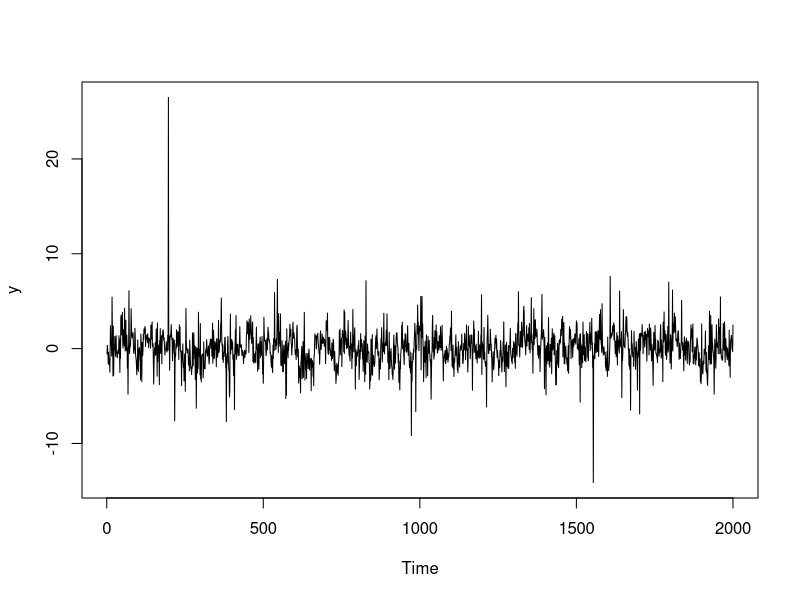
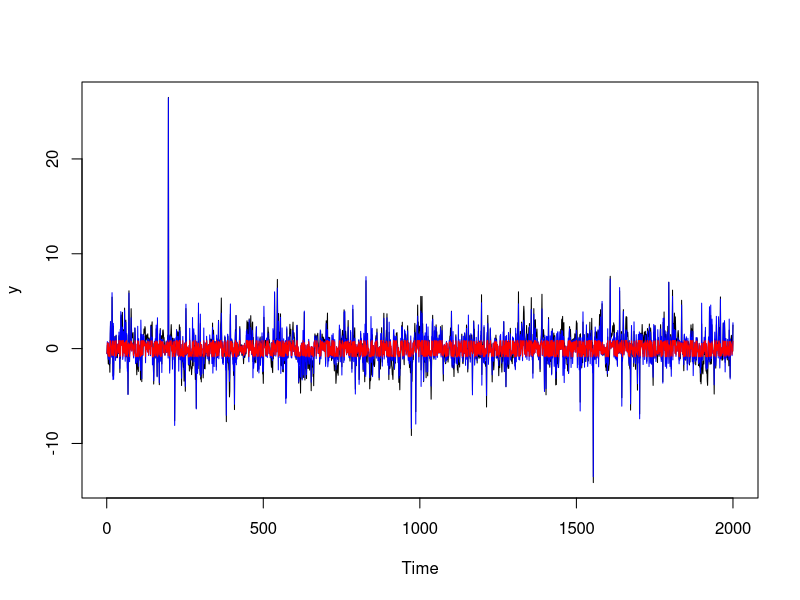
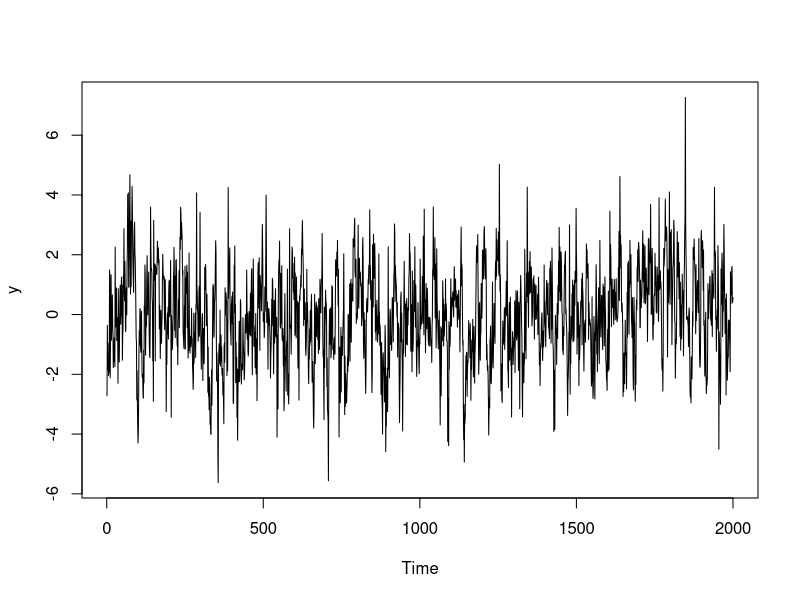
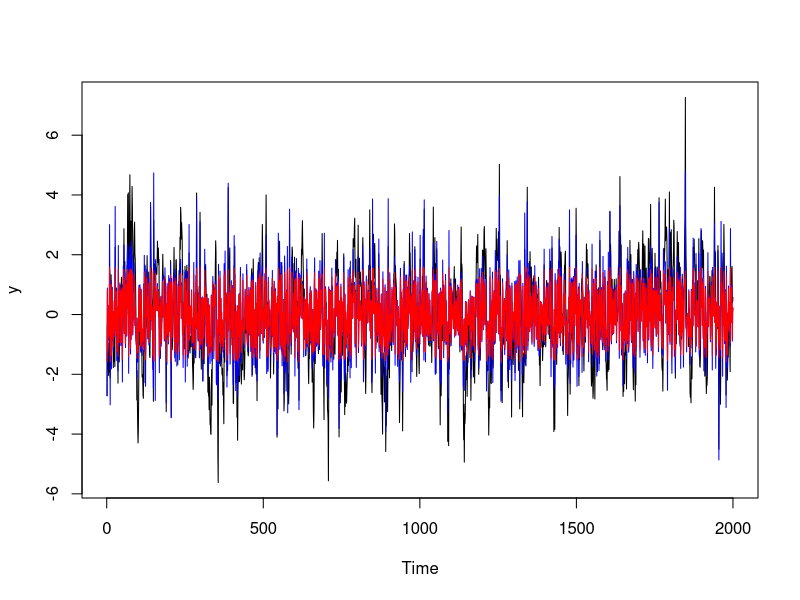
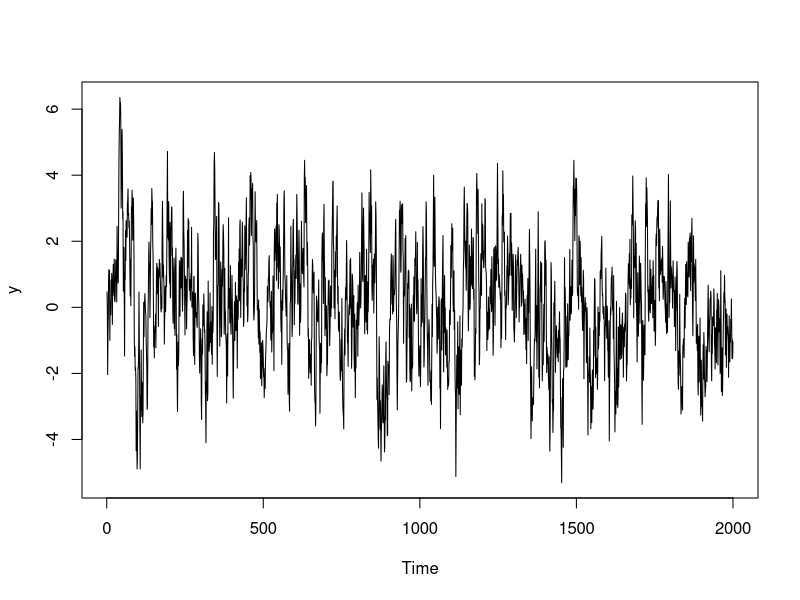
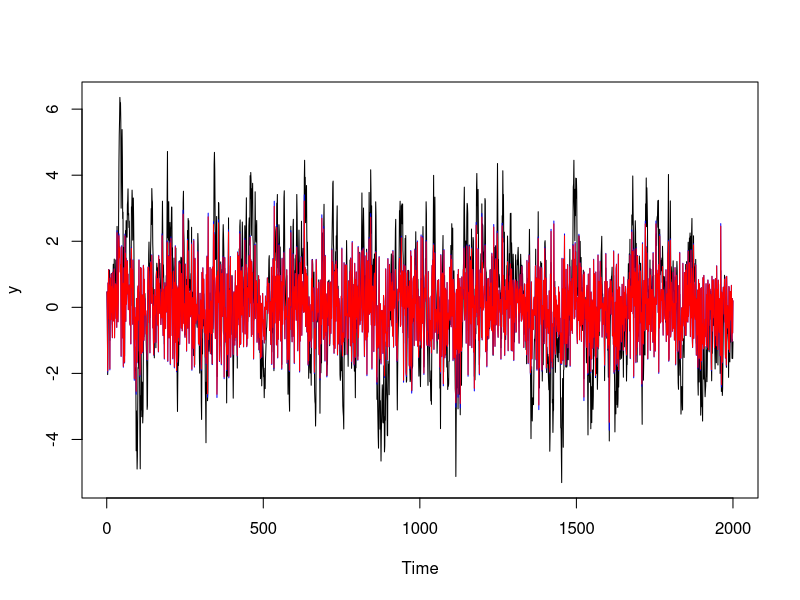
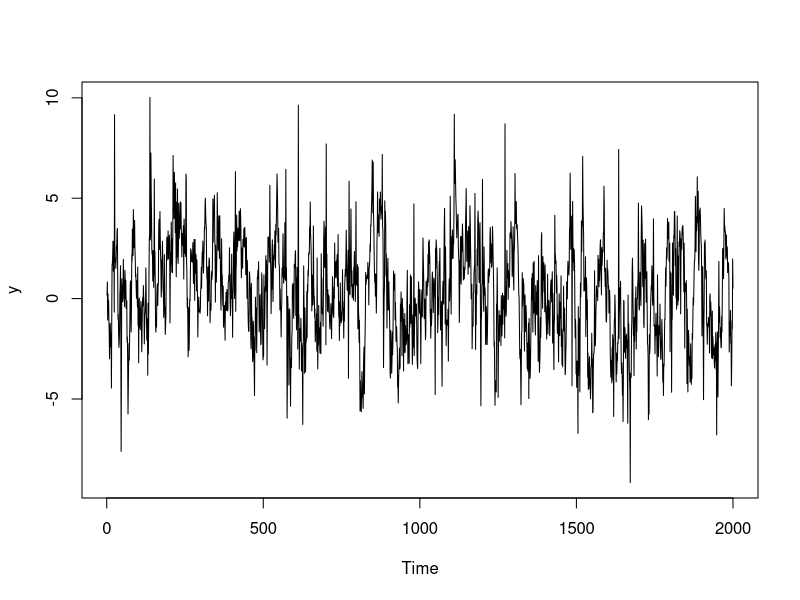
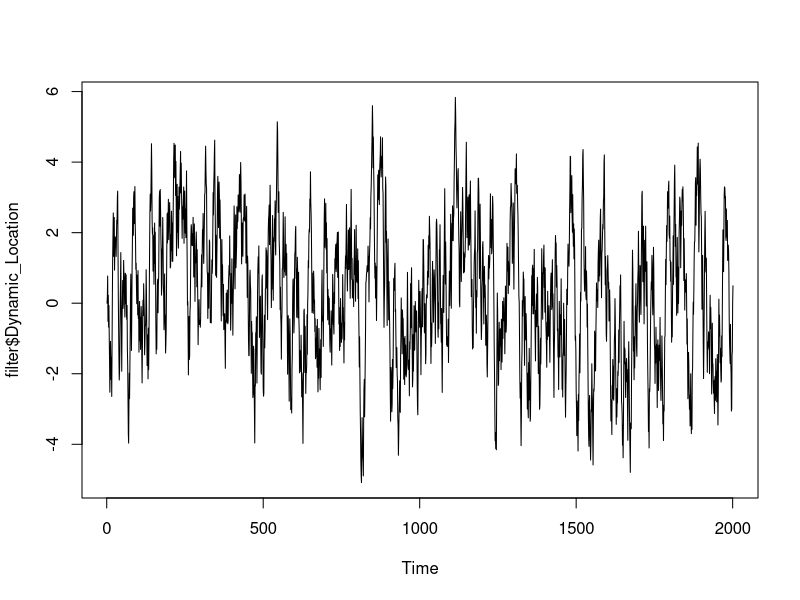

Write R code to recreate these figures, in order.
#########################
# Necessary Functions
#########################
### Estimation
uDCS_t_model_estimator <- function(dati, param){
  
  Start <- Sys.time()
  ###Take T
  T <- length(dati)
  
  ###Parameter Selections Dynamic Location
  omega <- param[1]
  phi   <- param[2]
  k     <- param[3]
  
  varsigma <- param[4]
  nu       <- param[5]
  
  ###Create a vector with the parameters
  theta_st <- c(omega, phi, k, varsigma, nu)
  
  ###Take Bounds
  lower <- c(-Inf, -0.999, -2, 1e-05, 2.099)
  upper <- c( Inf,  0.999,  2, Inf, 300)
  
  #------> Optimize uDCS_t_model Filters w/L-BFGS-B
  #optimizer <- suppressWarnings(optim(par = theta_st, fn = interprete_uDCS_t_model, 
  #                                    dati = dati, method = "L-BFGS-B", 
  #                                    control = list(trace = 1), hessian = FALSE,
  #                                    lower = lower, upper = upper))
  
  #------> Optimize every uDCS_t_model Filters w/solnp := WAY faster than optim
  #optimizer <- suppressWarnings(Rsolnp::solnp(pars = theta_st, fun = interprete_uDCS_t_model, 
  #                                            dati  = dati, control = list(trace = 1), 
  #                                            LB = lower, UB = upper)) 
  
  #------> Optimize every uDCS_t_model Filters w/nlminb := WAY faster than optim
  optimizer <- suppressWarnings(nlminb(start = theta_st, objective = interprete_uDCS_t_model, 
                                       dati  = dati, gradient = NULL, 
                                       control = list(trace = 0), hessian = NULL,
                                       lower = lower, upper = upper))
  
  #------> Save the optimized parameters Dynamic Location
  omega_opt <- optimizer$par[1]  
  phi_opt <- optimizer$par[2]
  k_opt  <- (optimizer$par[3])
  
  varsigma_opt <- optimizer$par[4]
  nu_opt       <- optimizer$par[5]
  
  ###Create a vector with ALL the optimized parameters
  theta_opt <- c(omega_opt, phi_opt, k_opt, varsigma_opt, nu_opt)
  
  ###Create a list with ALL the optimized parameters
  theta_list <- list(omega = omega_opt,
                     phi = phi_opt,
                     k  = k_opt,
                     varsigma = varsigma_opt,
                     nu    = nu_opt)
  
  ######################
  ####### OUTPUT #######
  ######################
  
  #------> Some detail
  Elapsed_Time <- Sys.time() - Start
  print(paste("Elapsed Time: ", toString(Elapsed_Time)))
  
  ###Make List
  out <- list(theta_list = theta_list,
              theta      = theta_opt,
              optimizer  = optimizer)
  
  return(out) 
}

################
##### Interprete
################
interprete_uDCS_t_model <- function(dati, param){
  
  ###Take T
  T <- length(dati)
  
  ###Parameter Selections Dynamic Location
  omega <- param[1]
  phi   <- param[2]
  k     <- param[3]
  
  varsigma <- param[4]
  nu       <- param[5]
  
  ###Create a new vector with the parameters
  theta_new <- c(omega, phi, k, varsigma, nu)
  
  #------> Fitness Functions
  fitness <- uDCS_t_model_filter(dati, theta_new)$Log_Likelihood
  
  if(is.na(fitness) | !is.finite(fitness)) fitness <- -1e10
  if(fitness != fitness) fitness <- -1e10
  
  return(-fitness)
} 


### Filtration
uDCS_t_model_filter <- function(y, theta){
  
  ###Take T
  T <- length(y)
  
  ###Define LogLikelihoods
  dloglik <- array(data = NA, dim = c(T))
  loglik  <- numeric()
  
  ###Parameter Selections Dynamic Location
  omega <- theta[1]
  phi   <- theta[2]
  k     <- theta[3]
  
  varsigma <- theta[4]
  nu       <- theta[5]
  
  ###Define Dynamic Location and Innovations
  mu_t <- array(data = NA, dim = c(T+1))
  u_t  <- array(data = NA, dim = c(T))
  
  ###Initialize Dynamic Location
  mu_t[1]   <- (omega)
  
  ###Initialize Likelihood
  dloglik[1] <- uSTDT_uDCS_t(y[1], mu_t[1], varsigma = varsigma, nu = nu, log = TRUE)
  loglik     <- dloglik[1]
  
  for(t in 2:(T+1)) {
    ###Dynamic Location Innovations
    u_t[t-1] <- martingale_diff_u_t(y[t-1], mu_t[t-1], varsigma, nu)
    ###Updating Filter                    
    mu_t[t]   <- omega + phi * (mu_t[t-1] - omega) + k * u_t[t-1]
    
    if(t < (T+1)){
      ###Updating Likelihoods
      dloglik[t] <- uSTDT_uDCS_t(y[t], mu_t = mu_t[t], varsigma = varsigma, nu = nu, log = TRUE)
      loglik     <- loglik + dloglik[t]
    }
  }
  
  ######################
  ####### OUTPUT #######
  ######################
  mu_t <- ts(mu_t, start = start(y), frequency = frequency(y))
  u_t  <- ts(u_t, start = start(y), frequency = frequency(y))
  
  ###Make List
  out <- list(Dynamic_Location = mu_t,
              Innovation_u_t   = u_t,
              Log_Densities_i  = dloglik,
              Log_Likelihood   = loglik)
  
  return(out)
}

############################################
####### ADDITIONAL FUNCTIONS #######
############################################

########################################################
martingale_diff_u_t <- function(y, mu_t, varsigma, nu){
  
  u_t <- c((1 / (1 + (y - mu_t)^2/(nu*varsigma)) * (y - mu_t)))
  
  return(u_t)
}

########################################################
uSTDT_uDCS_t <- function(y, mu_t, varsigma, nu, log = TRUE){
  
  ulpdf <- (lgamma((nu + 1) / 2) - lgamma(nu / 2) - (1/2) * log(varsigma) -
              (1/2)  * log(pi * nu) - ((nu + 1) / 2) * log(1 + (y - mu_t)^2 / (nu*varsigma) ))
  
  if(log != TRUE){
    ulpdf <- exp(ulpdf)
  } 
  
  return(ulpdf)
}


### Simulation
uDCS_t_model_simulator <- function(T, omega, phi, k, varsigma, nu){
  
  ###Define the Processes
  y   <- array(data = NA, dim = c(T) ) 
  
  ###Define Dynamic Location and Innovations
  mu_t <- array(data = NA, dim = c(T))
  u_t  <- array(data = NA, dim = c(T-1))
  
  ###Initial value for the recursion 
  mu_t[1]   <- omega
  
  ###Generate the first observations of the process
  y[1]   <- uSTDT_rnd(1, mu_t[1], varsigma, nu)
  
  ###Dynamics 
  for (t in 2:T) {
    
    ###Factor Innovations
    u_t[t-1] <- martingale_diff_u_t(y[t-1], mu_t[t-1], varsigma, nu)
    
    ###Updating Filters                    
    mu_t[t]   <- omega + phi * (mu_t[t-1] - omega) + k * u_t[t-1]
    
    ###Generate the observations of the processes
    y[t] <- uSTDT_rnd(1, mu_t[t], varsigma, nu)
  }
  ######################
  ####### OUTPUT #######
  ######################
  
  ###Make List
  out <- list(y_t_gen          = as.ts(y),
              Dynamic_Location = as.ts(mu_t),
              Innovation_u_t   = as.ts(u_t))
  
  return(out)
}

############################################################################
################# Univariate Student's t Random Generator ##################
############################################################################

uSTDT_rnd <- function(n, mu, varsigma, nu) {
  
  z <- rt(n, df = nu) 
  y <- numeric()
  for(i in 1:n){
    y[i] <- c(mu + z[i]* sqrt(varsigma) ) 
  }
  
  return(y)
}



#########################
# Question No.2
#########################
# The case with nu = 3
T <- 2000
omega <- 0
phi <- 0.8
k <- 0.8
varsigma <- 1
nu <- 3

theta <- c(omega, phi, k, varsigma, nu)

simu <- uDCS_t_model_simulator(T, omega, phi, k, varsigma, nu)
y = simu$y_t_gen
ts.plot(y)


filter <- uDCS_t_model_filter(y, theta)

v = 0 
for(t in 2:(T+1)){
  v[t-1]=y[t-1]-filter$Dynamic_Location[t-1]
}


ts.plot(y)
lines(v,col = "blue")
lines(filter$Innovation_u_t,col = "red")

# We can see that ut has no sensitivity to extreme observations while vt follows the extreme observations very closely
# and vt is very sensitive to extreme observations 


# The case with nu = 10
T <- 2000
omega <- 0
phi <- 0.8
k <- 0.8
varsigma <- 1
nu <- 10

theta <- c(omega, phi, k, varsigma, nu)

simu <- uDCS_t_model_simulator(T, omega, phi, k, varsigma, nu)
y = simu$y_t_gen
ts.plot(y)


filter <- uDCS_t_model_filter(y, theta)

v = 0 
for(t in 2:(T+1)){
  v[t-1]=y[t-1]-filter$Dynamic_Location[t-1]
}


ts.plot(y)
lines(v,col = "blue")
lines(filter$Innovation_u_t,col = "red")

# same as before, we can see that ut has no sensitivity to extreme observations while vt follows the extreme
# observations very closely and vt is very sensitive to extreme observations
# compared to the previous case, ut is more sensitive to extreme observations
# In this case we have also more extreme observations


# The case with nu = 200
T <- 2000
omega <- 0
phi <- 0.8
k <- 0.8
varsigma <- 1
nu <- 200

theta <- c(omega, phi, k, varsigma, nu)

simu <- uDCS_t_model_simulator(T, omega, phi, k, varsigma, nu)
y = simu$y_t_gen
ts.plot(y)


filter <- uDCS_t_model_filter(y, theta)

v = 0 
for(t in 2:(T+1)){
  v[t-1]=y[t-1]-filter$Dynamic_Location[t-1]
}


ts.plot(y)
lines(v,col = "blue")
lines(filter$Innovation_u_t,col = "red")

# Here we can see that the values of u are much closer to the values of v (They are almost equal) than the previous
# cases, and it can be said that vt is less sensitive to extreme observations but ut is more sensitive to extreme
# observations than the previous cases
# In general we can say as nu increases, ut and vt become essentially the same (it can be implied from the formula of
# ut where we can see that as nu goes to infinity, we will have ut = vt), and hence ut will be more sensitive to 
# extreme observations


##############################
# Question 3
##############################

T <- 2000
omega <- 0
phi <- 0.9
k <- 1
varsigma <- 1.3
nu <- 5

theta <- c(omega, phi, k, varsigma, nu)

simu <- uDCS_t_model_simulator(T, omega, phi, k, varsigma, nu)
y = simu$y_t_gen

### part a
ts.plot(y)

### part b
filter <- uDCS_t_model_filter(y, theta)
ts.plot(filter$Dynamic_Location)

ts.plot(y)
lines(filter$Dynamic_Location, col = 'green')

# we can see that the time varying parameter (location) is not following most of extreme observations and it is
# far away from very extreme observations

### part c

v = 0 
for(t in 2:(T+1)){
  v[t-1]=y[t-1]-filter$Dynamic_Location[t-1]
}


ts.plot(y)
lines(v,col = "blue")
lines(filter$Innovation_u_t,col = "red")

# we can see that vt is very sensitive to extreme observations but ut shows no sign of sensitivity to
# extreme observations

### part d

acf(y, lag.max = 100, drop.lag.0 = FALSE)
pacf(y, lag.max = 100, drop.lag.0 = FALSE)
# based on acf and pacf, yt is an AR(1) process

acf(filter$Innovation_u_t, lag.max = 100, drop.lag.0 = FALSE)
pacf(filter$Innovation_u_t, lag.max = 100, drop.lag.0 = FALSE)
acf(v, lag.max = 100, drop.lag.0 = FALSE)
pacf(v, lag.max = 100, drop.lag.0 = FALSE)
# based on acf and pacf, ut and vt are white noise processes


### part e
est  <- uDCS_t_model_estimator(y, theta)
est$theta_list

# omega = -0.149823, phi = 0.8798777, k = 1.021846, varsigma = 1.298681, and nu = 4.275446
# estimation of all of the parameters is close to their real values, except for nu, where the real value is 5 but the
# estimated value is 4.275446